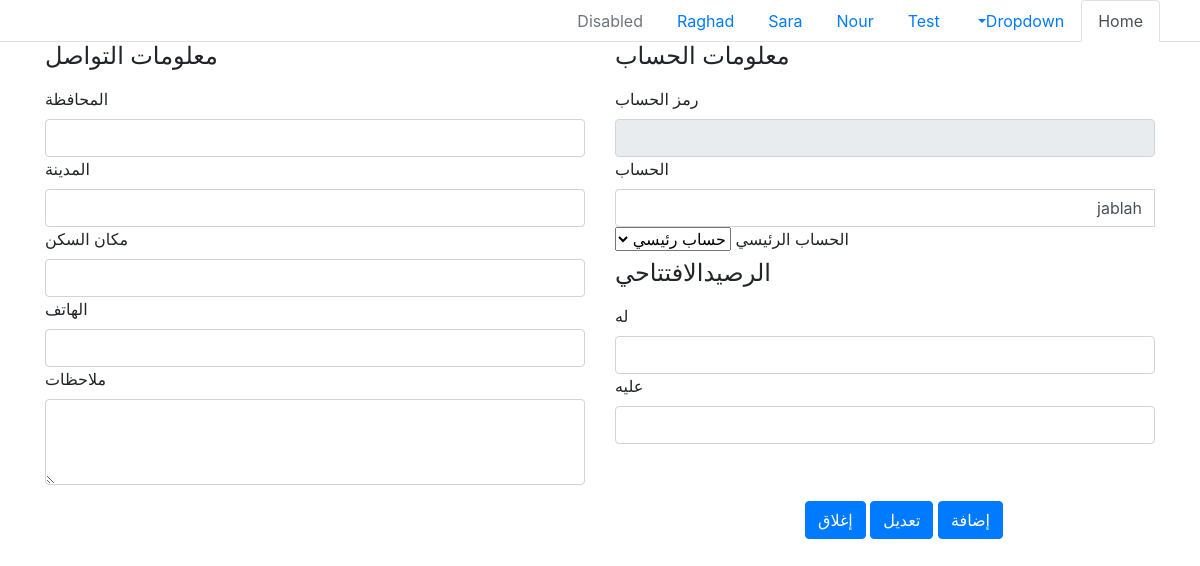
Page /test_account_card.php?id=1 on the earlier database version.
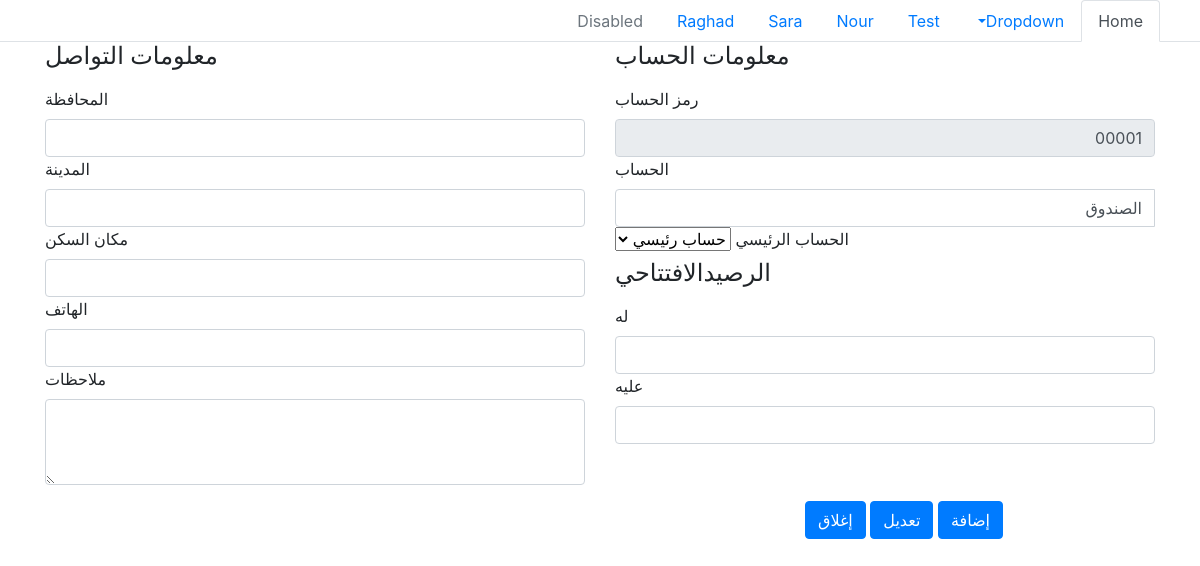
Same page on the later database version.
### tables this page shows
CREATE TABLE `accounts` (
  `id` int(11) NOT NULL AUTO_INCREMENT,
  `code` varchar(250) NOT NULL,
  `name` varchar(250) DEFAULT NULL,
  `phone` varchar(250) DEFAULT NULL,
  `email` varchar(250) DEFAULT NULL,
  `account_id` int(11) NOT NULL DEFAULT 0,
  `city` varchar(250) DEFAULT NULL,
  `state` varchar(250) DEFAULT NULL,
  `location` varchar(250) DEFAULT NULL,
  `note` varchar(250) DEFAULT NULL,
  `fund` varchar(250) NOT NULL,
  `type` varchar(250) NOT NULL,
  `created_at` timestamp NOT NULL DEFAULT current_timestamp(),
  `updated_at` timestamp NOT NULL DEFAULT current_timestamp(),
  PRIMARY KEY (`id`)
);

### sql/sql_queries.php (called while the page is built, shortened)
<?php
function select($table , $columns =' * ')
{
    $col = $columns;
    $sql="select $col  from ";
    if(!is_array($table))
          return $sql . $table;
     else
         $sql = $sql . getStrFromList($table);
     return $sql;
}
function where($column,$value,$op="=")
{
  return " where $column " . " " .$op . " '$value'";
}
function selectWhereId( $table , $id)
{
    return select( $table) . where("id", $id);
}
?>

### test_account_card.php (the view, shortened to what this page needs)
<?php
include('include/nav.php');
?>
<!DOCTYPE html>
<html dir="rtl" lang="ar">
<head>
    <link rel="stylesheet" href="css/bootstrap.min.css">
</head>
<body>
    <form action="" method="post">
        <div class="container">
            <?php
            $account = [];
            if (isset($_GET['id'])) {
                $select_where_id = selectWhereId('accounts', $_GET['id']);
                $select_where_exec = mysqli_query($con, $select_where_id);
                $account = mysqli_fetch_array($select_where_exec);
            }
            ?>
            <div class="row g-3">
                <div class="col-md-6">
                    <h4 class="mb-3">معلومات الحساب</h4>
                    <form class="needs-validation" novalidate>
                        <div class="row g-3">
                            <div class="col-12">
                                <label for="code" class="form-label">رمز الحساب</label>
                                <div class="input-group">
                                    <input type="number" name="code" class="form-control" readonly value="<?php
                                                                        if (isset($account['code'])) echo $account['code'];
                                                                        else
                                                                            echo get_auto_code($con, "accounts", "code", get_value_from_config("prefix_code", "account"))  ?>">
                                </div>
                            </div>
                            <div class="col-12">
                            <label for="" class="form-label"> الحساب</label>
                                <div class="input-group has-validation">
                                    <input type="text" class="form-control" placeholder=" اسم الحساب" required value="<?php if (isset($account['name'])) echo $account['name'] ?>">
                                </div>
                            </div>
                            <div class="col-12">
                            <label for="" class="form-label"> الحساب الرئيسي</label>
                            <select class="form-select" name="account_id" id="" required>
                                <option value="0"> حساب رئيسي</option>
                            </select>
                            </div>
                        </div>
                    </form>
                    <h4 class="mb-3"> الرصيدالافتتاحي</h4>
                    <form class="needs-validation" novalidate>
                        <div class="row g-3">
                            <div class="col-12">
                            <label for="credit" class="form-label"> له</label>
                                <div class="input-group">
                                    <input type="number" name="credit" class="form-control" id=""
                                     value="<?php if(isset($account['fund']) && $account['fund'] > 0) echo $account['fund'] ?>">
                                </div>
                            </div>
                            <div class="col-12">
                            <label for="debit" class="form-label"> عليه</label>
                                <div class="input-group">
                                    <input type="number" name="debit" class="form-control" id=""
                                    value="<?php if(isset($account['fund']) && $account['fund'] < 0) echo  trim($account['fund'] , '-') ?>">
                                </div>
                            </div>
                        </div>
                    </form>
                </div>
                <div class="col-md-6">
                <h4 class="mb-3">معلومات التواصل</h4>
                    <form class="needs-validation" novalidate>
                        <div class="row g-3">
                            <div class="col-12">
                                <label for="" class="form-label" >المحافظة </label>
                                <input type="text" class="form-control" id="" placeholder=""
                                value="<?php if(isset($account['state'])) echo $account['state'] ?>">
                            </div>
                            <div class="col-12">
                                    <label for="" class="form-label" >المدينة</label>
                                    <input type="text" class="form-control" id="" placeholder=""
                                     value="<?php if(isset($account['city'])) echo $account['city'] ?>">
                            </div>
                            <div class="col-12">
                                    <label for="" class="form-label" >مكان السكن</label>
                                    <input type="text" class="form-control" id="" placeholder=""
                                    value="<?php if(isset($account['location'])) echo $account['location'] ?>">
                            </div>
                            <div class="col-12">
                                    <label for="" class="form-label" >الهاتف</label>
                                    <input type="number" class="form-control" id="" placeholder=""
                                    value="<?php if(isset($account['phone'])) echo $account['phone'] ?>">
                            </div>
                            <div class="col-12">
                                    <label for="" class="form-label" >ملاحظات </label>
                                    <textarea rows="3" type="text" class="form-control" name="note"><?php if(isset($account['note'])) echo $account['note'] ?></textarea>
                            </div>
                        </div>
                    </form>
                </div>
            </div>
            <div class="row g-3">
                <div class="col-md-6 col-lg-4">
                    <button type="submit" class="btn btn-primary" name="add">إضافة</button>
                    <button type="submit" class="btn btn-primary" <?php if (!isset($account['name'])) echo "hidden" ?> name="update">تعديل</button>
                    <button type="button" class="btn btn-primary" name="close">إغلاق</button>
                </div>
            </div>
        </div>
    </form>
</body>
</html>

### include/css.php
<link rel="stylesheet" href="../css/bootstrap.min.css">
<link rel="stylesheet" href="../css/jquery_ui.min.css">
<link rel="stylesheet" href="../css/style.css">

### include/nav.php (shortened to what this page needs)
<?php
    include('css.php');
    include('sql/sql_queries.php');
?>
<ul id='nav' class="nav nav-tabs">
  <li class="nav-item">
    <a class="nav-link active" href="index.php">Home</a>
  </li>
  <li class="nav-item dropdown">
    <a class="nav-link dropdown-toggle" data-toggle="dropdown" href="#" role="button" aria-haspopup="true" aria-expanded="false">Dropdown</a>
  </li>
  <li class="nav-item">
    <a class="nav-link" href="test_index.php">Test</a>
  </li>
  <li class="nav-item">
    <a class="nav-link" href="test_noor.php">Nour</a>
  </li>
  <li class="nav-item">
    <a class="nav-link" href="test_sara.php">Sara</a>
  </li>
  <li class="nav-item">
    <a class="nav-link" href="test_rgd.php">Raghad</a>
  </li>
  <li class="nav-item">
    <a class="nav-link disabled" href="#">Disabled</a>
  </li>
</ul>

### css/style.css (style rules this page uses)
* { direction: rtl; }

Differences in the rows shown:
changed accounts: code (not shown) → "00001"; name "jablah" → "الصندوق"
